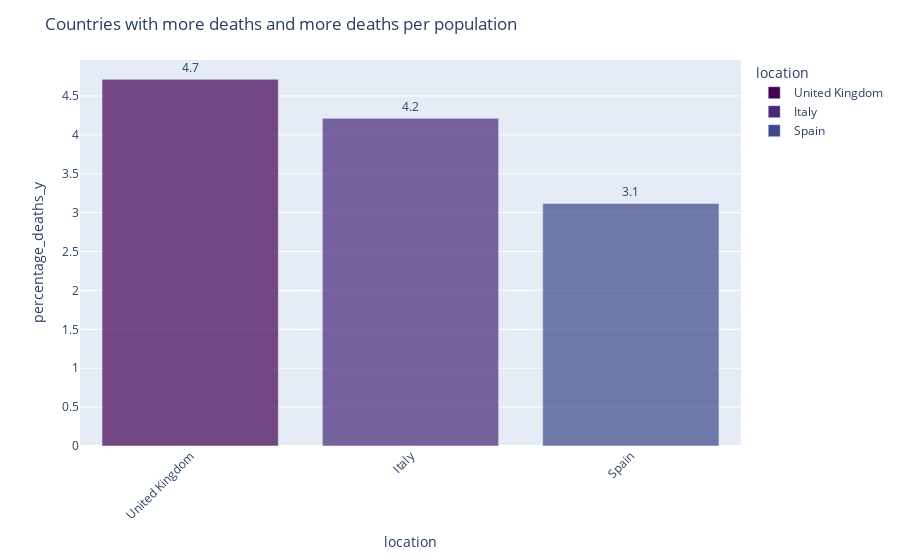

This figure's notebook cell:
### Code cell
fig = px.bar(both, y = "percentage_deaths_y", x = "location", color = "location", color_discrete_sequence=px.colors.sequential.Viridis, hover_name="location", hover_data={"percentage_deaths_y":':.2f', "location":False}, opacity = 0.7, text="percentage_deaths_y")
#set fontsize and uniformText
fig.update_traces(texttemplate='%{text:.2s}', textposition='outside')
fig.update_layout(uniformtext_minsize = 6,  uniformtext_mode='hide')
#rotate label 45 degrees
fig.update_layout(xaxis_tickangle=-45)
#fig.update_layout(legend_title_text='confirmed (Covid-19)')
fig.update_layout(title_text='Countries with more deaths and more deaths per population')


fig.show()

### Figure 1 — Plotly figure (JSON) as saved in the notebook; plotly's stock layout.template omitted (floating-point values rounded to 4 significant figures)
{"data": [{"alignmentgroup": "True", "hovertemplate": "<b>%{hovertext}</b><br><br>percentage_deaths_y=%{text:.2f}<extra></extra>", "hovertext": ["United Kingdom"], "legendgroup": "United Kingdom", "marker": {"color": "#440154", "opacity": 0.7}, "name": "United Kingdom", "offsetgroup": "United Kingdom", "orientation": "v", "showlegend": true, "text": [4.714], "textposition": "outside", "texttemplate": "%{text:.2s}", "type": "bar", "x": ["United Kingdom"], "xaxis": "x", "y": [4.714], "yaxis": "y"}, {"alignmentgroup": "True", "hovertemplate": "<b>%{hovertext}</b><br><br>percentage_deaths_y=%{text:.2f}<extra></extra>", "hovertext": ["Italy"], "legendgroup": "Italy", "marker": {"color": "#482878", "opacity": 0.7}, "name": "Italy", "offsetgroup": "Italy", "orientation": "v", "showlegend": true, "text": [4.212], "textposition": "outside", "texttemplate": "%{text:.2s}", "type": "bar", "x": ["Italy"], "xaxis": "x", "y": [4.212], "yaxis": "y"}, {"alignmentgroup": "True", "hovertemplate": "<b>%{hovertext}</b><br><br>percentage_deaths_y=%{text:.2f}<extra></extra>", "hovertext": ["Spain"], "legendgroup": "Spain", "marker": {"color": "#3e4989", "opacity": 0.7}, "name": "Spain", "offsetgroup": "Spain", "orientation": "v", "showlegend": true, "text": [3.118], "textposition": "outside", "texttemplate": "%{text:.2s}", "type": "bar", "x": ["Spain"], "xaxis": "x", "y": [3.118], "yaxis": "y"}], "layout": {"barmode": "relative", "legend": {"title": {"text": "location"}, "tracegroupgap": 0}, "margin": {"t": 60}, "title": {"text": "Countries with more deaths and more deaths per population"}, "uniformtext": {"minsize": 6, "mode": "hide"}, "xaxis": {"anchor": "y", "categoryarray": ["United Kingdom", "Italy", "Spain"], "categoryorder": "array", "domain": [0, 1], "tickangle": -45, "title": {"text": "location"}}, "yaxis": {"anchor": "x", "domain": [0, 1], "title": {"text": "percentage_deaths_y"}}}}
